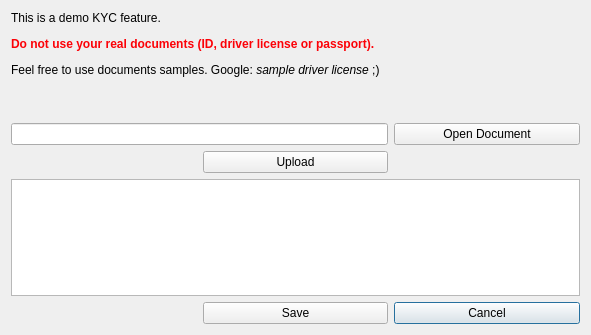
<?xml version="1.0" encoding="UTF-8"?>
<ui version="4.0">
 <class>Dialog</class>
 <widget class="QDialog" name="Dialog">
  <property name="geometry">
   <rect>
    <x>0</x>
    <y>0</y>
    <width>591</width>
    <height>335</height>
   </rect>
  </property>
  <property name="windowTitle">
   <string>Dialog</string>
  </property>
  <layout class="QGridLayout" name="gridLayout_2">
   <item row="4" column="2">
    <widget class="QPushButton" name="pushButton_Cancel">
     <property name="text">
      <string>Cancel</string>
     </property>
    </widget>
   </item>
   <item row="4" column="1">
    <widget class="QPushButton" name="pushButton_SaveKYC">
     <property name="text">
      <string>Save</string>
     </property>
    </widget>
   </item>
   <item row="3" column="0" colspan="3">
    <widget class="QTextBrowser" name="textBrowser_parsingResults"/>
   </item>
   <item row="1" column="2">
    <widget class="QPushButton" name="pushButton_OpenDocument">
     <property name="text">
      <string>Open Document</string>
     </property>
    </widget>
   </item>
   <item row="1" column="0" colspan="2">
    <widget class="QLineEdit" name="lineEdit_fileToUpload"/>
   </item>
   <item row="0" column="0" colspan="3">
    <widget class="QLabel" name="label">
     <property name="text">
      <string>&lt;html&gt;&lt;head/&gt;&lt;body&gt;&lt;p align=&quot;justify&quot;&gt;This is a demo KYC feature. &lt;/p&gt;&lt;p align=&quot;justify&quot;&gt;&lt;span style=&quot; font-weight:600; color:#fc0107;&quot;&gt;Do not use your real documents (ID, driver license or passport). &lt;/span&gt;&lt;/p&gt;&lt;p align=&quot;justify&quot;&gt;&lt;span style=&quot; font-family:'Helvetica Neue';&quot;&gt;Feel free to use documents samples. Google: &lt;/span&gt;&lt;span style=&quot; font-family:'Helvetica Neue'; font-style:italic;&quot;&gt;sample driver license&lt;/span&gt;&lt;span style=&quot; font-family:'Helvetica Neue';&quot;&gt; ;)&lt;/span&gt;&lt;/p&gt;&lt;p align=&quot;justify&quot;&gt;&lt;br/&gt;&lt;/p&gt;&lt;/body&gt;&lt;/html&gt;</string>
     </property>
    </widget>
   </item>
   <item row="2" column="1">
    <widget class="QPushButton" name="pushButton_kycUpload">
     <property name="text">
      <string>Upload</string>
     </property>
    </widget>
   </item>
  </layout>
 </widget>
 <resources/>
 <connections/>
</ui>
